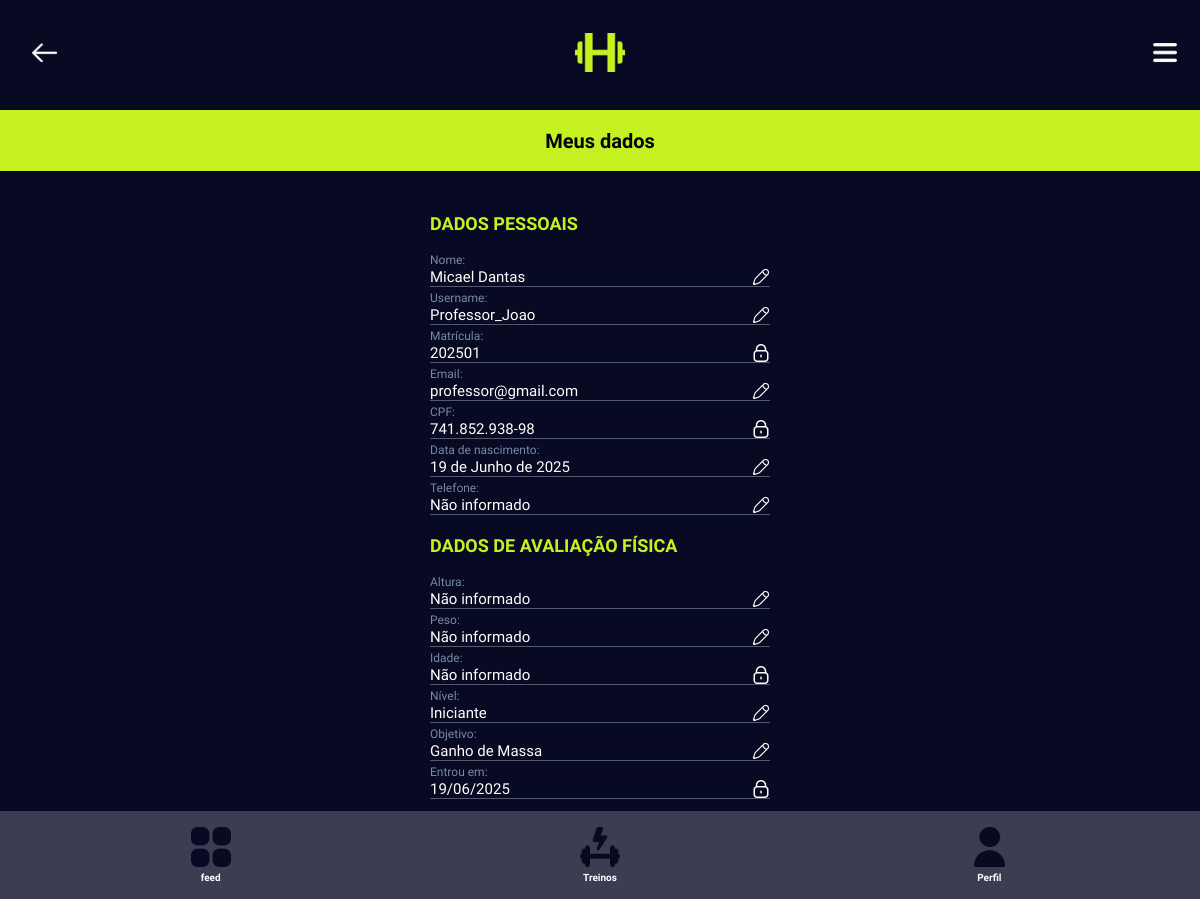
The app's page /meus_dados/ (signed in) with its own data.
### habitusapp/models/Professor.py (models this page shows, shortened)
class Professor(models.Model):
    class Tipo_Trabalho(models.TextChoices):
        PROFESSOR = 'Professor(a)', 'Professor(a)'
    class NivelChoices(models.TextChoices):
        INICIANTE = 'Iniciante', 'Iniciante'
        INTERMEDIARIO = 'Intermediário', 'Intermediário'
        AVANCADO = 'Avançado', 'Avançado'
    class ObjetivoChoices(models.TextChoices):
        GANHODEMASSA = 'Ganho de Massa', 'Ganho de Massa'
        PERDADEPESO = 'Perda de peso', 'Perda de peso'
        SAUDE = 'Saúde', 'Saúde'
        OUTRO = 'Outro', 'Outro'
    user = models.OneToOneField(User, on_delete=models.CASCADE)
    matricula = models.CharField(max_length=20, primary_key=True, editable=False, unique=True)
    foto_perfil = models.ImageField(null=True, blank=True, upload_to='foto-perfil-professor/')
    nome = models.CharField(max_length=100)
    cpf = models.CharField(max_length=14, unique=True)
    data_nasc = models.DateField()
    email = models.EmailField(unique=True)
    telefone = models.CharField(max_length=15, blank=True, null=True)
    data_criacao = models.DateTimeField(auto_now_add=True)
    inst_formacao = models.CharField(max_length=100, blank=True, null=True)
    data_admissao = models.DateField()
    tipo_trabalho = models.CharField(
        max_length=20,
        choices=Tipo_Trabalho.choices,
        default=Tipo_Trabalho.PROFESSOR
    )
    peso = models.FloatField(blank=True, null=True)
    altura = models.FloatField(blank=True, null=True)
    nivel = models.CharField(
        max_length=20,
        choices=NivelChoices.choices,
        blank=True, null=True
    )
    objetivo = models.CharField(
        max_length=20,
        choices=ObjetivoChoices.choices,
        blank=True, null=True
    )
    cintura = models.FloatField(blank=True, null=True)
    abdomen = models.FloatField(blank=True, null=True)
    torax = models.FloatField(blank=True, null=True)
    quadril = models.FloatField(blank=True, null=True)
    coxa_direita = models.FloatField(blank=True, null=True)
    coxa_esquerda = models.FloatField(blank=True, null=True)
    panturrilha_direita = models.FloatField(blank=True, null=True)
    panturrilha_esquerda = models.FloatField(blank=True, null=True)
    braco_direito = models.FloatField(blank=True, null=True)
    braco_esquerdo = models.FloatField(blank=True, null=True)
    tricipital = models.FloatField(blank=True, null=True)
    subescapular = models.FloatField(blank=True, null=True)
    axilar_media = models.FloatField(blank=True, null=True)
    suprailiaca = models.FloatField(blank=True, null=True)
    abdominal = models.FloatField(blank=True, null=True)
    coxa = models.FloatField(blank=True, null=True)
    panturrilha= models.FloatField(blank=True, null=True)
    @property
    def idade(self):
        today = date.today()
        idade = today.year - self.data_nasc.year - ((today.month, today.day) < (self.data_nasc.month, self.data_nasc.day))
        return idade

### habitusapp/views/viewsUsuario.py (the view)
# urls.py: path('meus_dados/', viewsUsuario.meus_dados, name='meus_dados'),
@login_required
def meus_dados(request):
    perfil = None
    if hasattr(request.user, 'aluno'):
        perfil = request.user.aluno
    elif hasattr(request.user, 'professor'):
        perfil = request.user.professor
    elif hasattr(request.user, 'admin'):
        perfil = request.user.admin
    return render(request, 'PagsUsuario/meus_dados.html', {'perfil': perfil})

### habitusapp/templates/PagsUsuario/meus_dados.html (shortened to what this page needs)
{% load static %}
<!DOCTYPE html>
<html lang="pt-br">
<head>
    <link rel="stylesheet" href="{% static 'css/usuario/meus_dados.css' %}">
</head>
<body>
    <header>
        <div class="seta-voltar">
            <a href="javascript:history.back()">
                <img src="{% static 'icones-site/seta-voltar.png' %}" alt="Ícone seta voltar">
            </a>
        </div>
        <div class="logo-h">
          <a href="{% url 'feed' %}"><img src="{% static 'icones-site/logo-h.png' %}" alt="Logo Habitus"></a>
        </div>
        <div class="menu-icon" onclick="toggleMenu()">
          <img id="menu-icon" src="{% static 'icones-site/menu-lateral.png' %}" alt="Abrir Menu">
        </div>
    </header>
    <main>
    <section class="nome-pagina">
        <h1>Meus dados</h1>
    </section>
    <section class="container">
        <div class="dados-pessoais">
            <h2>DADOS PESSOAIS</h2>
            <strong>Nome:</strong>
            <p> {{ perfil.nome }} <img src="{% static 'icones-site/lapis.png' %}" alt="icone "></p>
            <strong>Username:</strong>
            <p> {{ perfil.user.username }} <img src="{% static 'icones-site/lapis.png' %}" alt="icone "></p>
            <strong>Matrícula:</strong>
            <p> {{ perfil.matricula }} <img src="{% static 'icones-site/cadeado.png' %}" alt="icone "></p>
            <strong>Email:</strong>
            <p> {{ perfil.user.email }} <img src="{% static 'icones-site/lapis.png' %}" alt="icone "></p>
            <strong>CPF:</strong>
            <p> {{ perfil.cpf }} <img src="{% static 'icones-site/cadeado.png' %}" alt="icone "></p>
            <strong>Data de nascimento:</strong>
            <p> {{ perfil.data_nasc }} <img src="{% static 'icones-site/lapis.png' %}" alt="icone "></p>
            <strong>Telefone:</strong>
            <p> {% if perfil.telefone %}{{ perfil.telefone }}{% else %}Não informado{% endif %} <img src="{% static 'icones-site/lapis.png' %}" alt="icone "></p>
        </div>
        <div class="dados-fisicos">
            <h2>DADOS DE AVALIAÇÃO FÍSICA</h2>
            <strong>Altura:</strong>
            <p> {% if perfil.altura %}{{ perfil.altura }} m{% else %}Não informado{% endif %} <img src="{% static 'icones-site/lapis.png' %}" alt="icone "></p>
            <strong>Peso:</strong>
            <p> {% if perfil.peso %}{{ perfil.peso }} kg{% else %}Não informado{% endif %} <img src="{% static 'icones-site/lapis.png' %}" alt="icone "></p>
            <strong>Idade:</strong>
            <p> {% if perfil.idade %}{{ perfil.idade }} anos{% else %}Não informado{% endif %} <img src="{% static 'icones-site/cadeado.png' %}" alt="icone "></p>
            <strong>Nível:</strong>
            <p> {% if perfil.nivel %}{{ perfil.nivel }}{% else %}Não informado{% endif %} <img src="{% static 'icones-site/lapis.png' %}" alt="icone "></p>
            <strong>Objetivo:</strong>
            <p> {% if perfil.objetivo %}{{ perfil.objetivo }}{% else %}Não informado{% endif %} <img src="{% static 'icones-site/lapis.png' %}" alt="icone "></p>
            <strong>Entrou em:</strong>
            <p> {% if perfil.data_criacao %}{{ perfil.data_criacao|date:"d/m/Y" }}{% else %}Não informado{% endif %} <img src="{% static 'icones-site/cadeado.png' %}" alt="icone "></p>
        </div>
    </section>
    <menu>
        <div>
            <a href="{% url 'feed' %}">
                <img src="{% static 'icones-site/feed-icon-preta.png' %}" alt="Logo feed">
                <h3>feed</h3>
            </a>
        </div>
        <div>
            <a href="{% url 'treinos' %}">
                <img src="{% static 'icones-site/treino-icon-preta.png' %}" alt="icone treino">
                <h3>Treinos</h3>
            </a>
        </div>
        <div>
            <a href="{% url 'perfil' %}">
                <img src="{% static 'icones-site/perfil-icon-preta.png' %}" alt="Logo perfil">
                <h3>Perfil</h3>
            </a>
        </div>
    </main>
</body>
</html>

### devadmin/static/css/usuario/meus_dados.css (style rules this page uses)
* { margin:0 auto; font-family: 'Lexend Deca', sans-serif; }
body { margin-top: 110px; background-color: #070A22; }
header { background-color: #070A22; padding: 2em; display: flex; align-items: center; justify-content:center; position: fixed; top: 0; left: 0; right: 0; height: 45px; }
.logo-h { position: absolute; left: 50%; transform: translateX(-50%); }
.menu-icon { position: absolute; right: 20px; }
header img { cursor: pointer; }
section.nome-pagina { background-color: #C5F022; text-align: center; display: flex; height: 61px; justify-content: center; align-items: center; flex-shrink: 0; }
h3 { font-size: 10px; color: #FFF; font-weight: 700; line-height: normal; font-style: normal; }
h1 { font-size: 20px; margin:0; }
menu { display: flex; justify-content: space-between; align-items: center; background-color: #3B3E52; padding: 1em; position: fixed; bottom: 0; left: 0; right: 0; }
menu img { margin-bottom: 5px; cursor: pointer; width: 40px; height: 40px; object-fit: contain; }
menu div a { color:white ; text-decoration: none; display: grid; align-items: center; }
main { padding-bottom: 100px; }
.container { max-width: 340px; margin-top: 42px; }
.container h2 { font-size: 18px; color: #C5F022; margin-bottom: 15px; }
.container strong { color: #7689A9; font-size: 12px; font-weight:normal; }
.container p { display: flex; justify-content: space-between; font-size: 15px; font-weight:normal; color: #FFF; border-bottom: 1px solid #4E5A6E;; }
p img { width: 18px; flex-shrink: 0; aspect-ratio: 1/1; height: 18px; margin:0; }
.dados-fisicos { margin-top: 20px; }
.seta-voltar { width: 25px; margin-left: 0; }
.logo-h img { width: 50px; cursor: pointer; }
.seta-voltar img { width: 25px; }
.menu-icon img { width:30px; cursor: pointer; }

### records on screen
Professor: nome "Micael Dantas", user.username "Professor_Joao", matricula "202501", user.email "professor@gmail.com", cpf "741.852.938-98", data_nasc "19 de Junho de 2025", nivel "Iniciante", objetivo "Ganho de Massa", data_criacao "19/06/2025"
